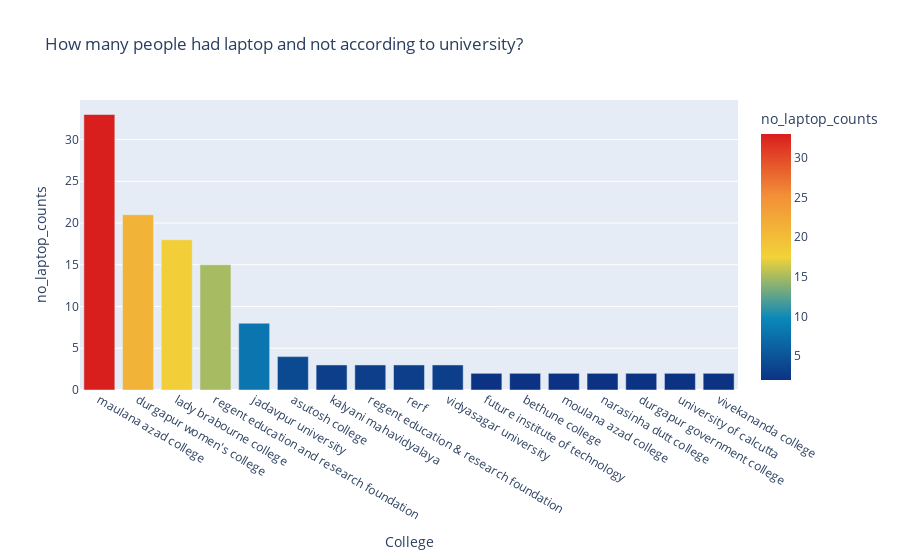

Here is the notebook cell this chart was saved with:
### Code cell
fig = px.bar(college_no_laptop_top1,
             x='College',
             y='no_laptop_counts',
             color='no_laptop_counts',
             color_continuous_scale='portland',
             title='How many people had laptop and not according to university?')
fig.show()

### Figure 1 — Plotly figure (JSON) as saved in the notebook; plotly's stock layout.template omitted (floating-point values rounded to 4 significant figures)
{"data": [{"alignmentgroup": "True", "hovertemplate": "College=%{x}<br>no_laptop_counts=%{marker.color}<extra></extra>", "legendgroup": "", "marker": {"color": [33, 21, 18, 15, 8, 4, 3, 3, 3, 3, 2, 2, 2, 2, 2, 2, 2], "coloraxis": "coloraxis"}, "name": "", "offsetgroup": "", "orientation": "v", "showlegend": false, "textposition": "auto", "type": "bar", "x": ["maulana azad college", "durgapur women's college", "lady brabourne college", "regent education and research foundation", "jadavpur university", "asutosh college", "kalyani mahavidyalaya", "regent education & research foundation", "rerf", "vidyasagar university", "future institute of technology", "bethune college", "moulana azad college", "narasinha dutt college", "durgapur government college", "university of calcutta", "vivekananda college"], "xaxis": "x", "y": [33, 21, 18, 15, 8, 4, 3, 3, 3, 3, 2, 2, 2, 2, 2, 2, 2], "yaxis": "y"}], "layout": {"barmode": "relative", "coloraxis": {"colorbar": {"title": {"text": "no_laptop_counts"}}, "colorscale": [[0, "rgb(12,51,131)"], [0.25, "rgb(10,136,186)"], [0.5, "rgb(242,211,56)"], [0.75, "rgb(242,143,56)"], [1, "rgb(217,30,30)"]]}, "legend": {"tracegroupgap": 0}, "title": {"text": "How many people had laptop and not according to university?"}, "xaxis": {"anchor": "y", "domain": [0, 1], "title": {"text": "College"}}, "yaxis": {"anchor": "x", "domain": [0, 1], "title": {"text": "no_laptop_counts"}}}}
